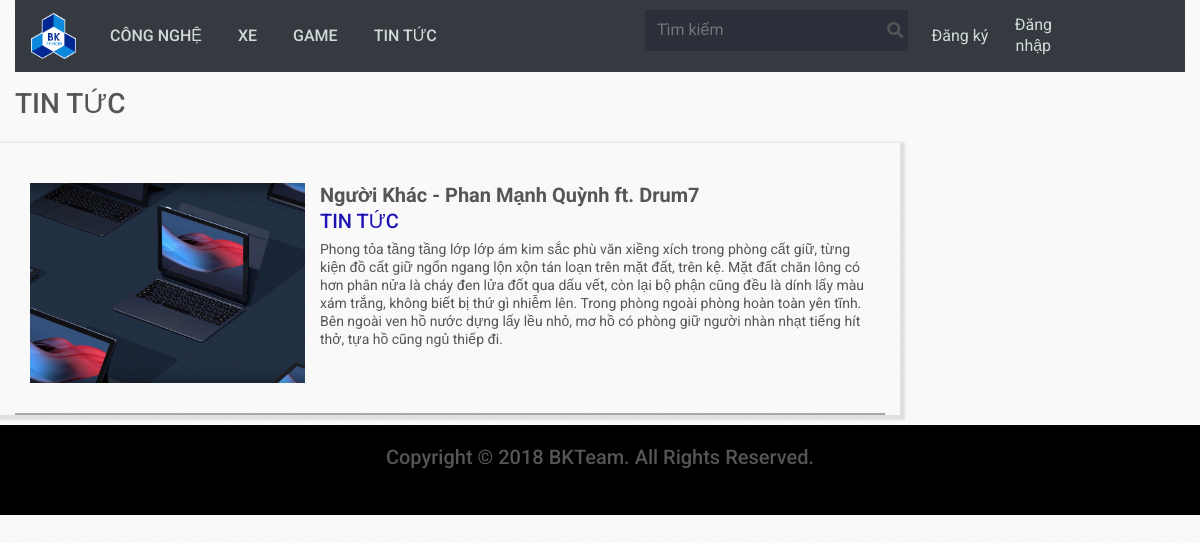
The page /page/news.php on the database its author committed.
### tables this page shows
CREATE TABLE `post` (
  `id_post` int(255) NOT NULL,
  `poster` varchar(255) NOT NULL,
  `date_time` datetime NOT NULL,
  `title` varchar(255) NOT NULL,
  `decription` text NOT NULL,
  `typepost` int(11) NOT NULL,
  `img_lnk` text NOT NULL,
  `contentpost` text NOT NULL,
  `view` int(11) NOT NULL,
  `status` tinyint(1) NOT NULL
);

### content/news.php (the view, shortened to what this page needs)
<div class="container-fluid">
    <div class="main-contain">
        <div class="row ad-title">
            <h3 class="col-md-7 col-sm-6 col-6"> TIN TỨC </h3>
        </div>
    </div>
    <?php
        include("../backend/connectDB.php");
        $query = mysqli_query($connect, "SELECT * FROM post where typepost = 4 ORDER BY id_post DESC");
        while ($row = $query->fetch_assoc()) {
    ?>
    <?php if ($row['status'] == 1) { ?>
    <div class="main-contain">
        <div class="row">
            <div class="main-content col-md-9">
                <div class="post-list">
                    <div class="post">
                        <div class="row">
                            <div class="title-image col-md-4">
                                <a href="../page/post_detail.php?id_post=<?php echo $row['id_post'] ?>">
                                    <img src="../images/<?php echo $row['img_lnk']; ?>" alt="">
                                </a>
                            </div>
                            <div class="content col-md-8">
                                <div class="content-title">
                                    <a href="../page/post_detail.php?id_post=<?php echo $row['id_post'] ?>">
                                        <?php echo $row['title']; ?>
                                    </a>
                                </div>
                                <?php if ($row['typepost'] == 4) { ?>
                                    <div class="topic"><h5 style="color:rgb(29, 19, 179); ">TIN TỨC</h5></div>
                                <?php } ?>
                                <div class="short-content">
                                    <span><?php echo $row['decription']; ?></span>
                                </div>
                            </div>
                        </div>
                    </div>
                </div>
            </div>
        </div>
    </div>
</div>
    <?php } ?>
    <?php
        }
    ?>

### css/styles.css (style rules this page uses)
* { margin: 0; padding: 0; box-sizing: border-box; }
body { font-family: 'Roboto', sans-serif; font-size: 14px; color: #555; line-height: 1.285; background-image: url("../images/bg.png"); }
a { text-decoration: none; color: #555; }
.main-contain { margin-top: 15px; }
.main-contain .main-content { box-shadow: 2px 2px 2px 3px rgba(0, 0, 0, 0.1); }
.main-contain .main-content .post-list { margin-top: 40px; }
.post-list .post { margin-top: 20px; padding-bottom: 30px; border-bottom: 2px solid #aba4a4; }
.post-list .post .title-image { height: 200px; width: 200px; overflow: hidden; }
.post-list .post .title-image img { height: 100%; display: block; width: auto; }
.post-list .post .row { margin: 0; }
.post-list .post .content-title { font-size: 20px; font-weight: 700; }
.post-list .post .topic { font-size: 20px; font-weight: 500px; color: #a04e4e; }

### rows shown on the page
post: img_lnk (picture), title "Người Khác - Phan Mạnh Quỳnh ft. Drum7", typepost "TIN TỨC", decription "Phong tỏa tầng tầng lớp lớp ám kim sắc phù văn xiềng xích trong phòng cất giữ, từng kiện đồ cất giữ ngổn ngang lộn xộn tán loạn trên mặt đất, trên kệ. Mặt đất chăn lông có hơn phân nửa là cháy đen lửa đốt qua dấu vết, còn lại bộ phận cũng đều là dính lấy màu xám trắng, không biết bị thứ gì nhiễm lên. Trong phòng ngoài phòng hoàn toàn yên tĩnh. Bên ngoài ven hồ nước dựng lấy lều nhỏ, mơ hồ có phòng giữ người nhàn nhạt tiếng hít thở, tựa hồ cũng ngủ thiếp đi."
